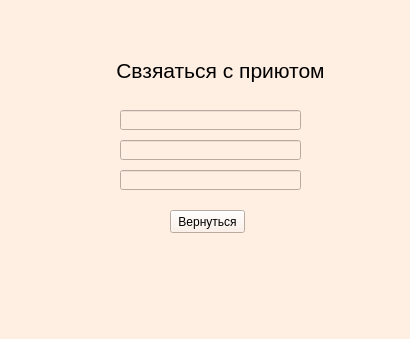
<?xml version="1.0" encoding="UTF-8"?>
<ui version="4.0">
 <class>MainWindow</class>
 <widget class="QMainWindow" name="MainWindow">
  <property name="geometry">
   <rect>
    <x>0</x>
    <y>0</y>
    <width>410</width>
    <height>339</height>
   </rect>
  </property>
  <property name="windowTitle">
   <string>MainWindow</string>
  </property>
  <property name="styleSheet">
   <string notr="true">background-color: rgb(255, 238, 226);</string>
  </property>
  <widget class="QWidget" name="centralwidget">
   <widget class="QLineEdit" name="nameEdit">
    <property name="geometry">
     <rect>
      <x>120</x>
      <y>110</y>
      <width>181</width>
      <height>20</height>
     </rect>
    </property>
   </widget>
   <widget class="QLineEdit" name="addressEdit">
    <property name="geometry">
     <rect>
      <x>120</x>
      <y>140</y>
      <width>181</width>
      <height>20</height>
     </rect>
    </property>
   </widget>
   <widget class="QLineEdit" name="numberEdit">
    <property name="geometry">
     <rect>
      <x>120</x>
      <y>170</y>
      <width>181</width>
      <height>20</height>
     </rect>
    </property>
   </widget>
   <widget class="QLabel" name="label">
    <property name="geometry">
     <rect>
      <x>90</x>
      <y>40</y>
      <width>261</width>
      <height>61</height>
     </rect>
    </property>
    <property name="text">
     <string>&lt;html&gt;&lt;head/&gt;&lt;body&gt;&lt;p align=&quot;center&quot;&gt;&lt;span style=&quot; font-size:16pt;&quot;&gt;Свзяаться с приютом&lt;/span&gt;&lt;/p&gt;&lt;/body&gt;&lt;/html&gt;</string>
    </property>
   </widget>
   <widget class="QPushButton" name="back">
    <property name="geometry">
     <rect>
      <x>170</x>
      <y>210</y>
      <width>75</width>
      <height>23</height>
     </rect>
    </property>
    <property name="text">
     <string>Вернуться</string>
    </property>
   </widget>
  </widget>
  <widget class="QMenuBar" name="menubar">
   <property name="geometry">
    <rect>
     <x>0</x>
     <y>0</y>
     <width>410</width>
     <height>21</height>
    </rect>
   </property>
  </widget>
  <widget class="QStatusBar" name="statusbar"/>
 </widget>
 <resources/>
 <connections/>
</ui>
